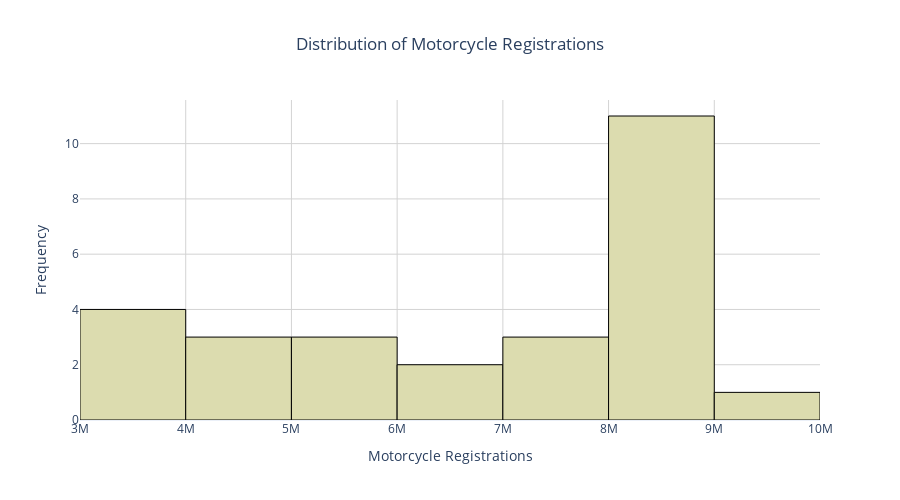

Notebook source saved alongside this figure:
### Code cell
''' Create a histogram to visualize the distribution of Motorcycle Registrations '''

# Create histogram
figvr3 = px.histogram(
    registrations,
    x="Motorcycle_Registrations",
    nbins=8,
    title="Distribution of Motorcycle Registrations",
    color_discrete_sequence=[colors["registrations"]]
)

# Customize layout
figvr3.update_layout(
    template="plotly_white",
    title_x=0.5,
    xaxis_title="Motorcycle Registrations",
    yaxis_title="Frequency",
    xaxis=dict(showgrid=True, gridcolor="lightgray"),
    yaxis=dict(showgrid=True, gridcolor="lightgray"),
    hovermode="x unified",
    height=500
)

figvr3.update_traces(marker_line_color="black", marker_line_width=1, opacity=1)

figvr3.show()

### Figure 1 — Plotly figure (JSON) as saved in the notebook; plotly's stock layout.template omitted (floating-point values rounded to 4 significant figures)
{"data": [{"bingroup": "x", "hovertemplate": "Motorcycle_Registrations=%{x}<br>count=%{y}<extra></extra>", "legendgroup": "", "marker": {"color": "#DCDCAF", "line": {"color": "black", "width": 1}, "pattern": {"shape": ""}}, "name": "", "nbinsx": 8, "opacity": 1, "orientation": "v", "showlegend": false, "type": "histogram", "x": [3767000.0, 3871000.0, 3826000.0, 3879000.0, 4152000.0, 4346000.0, 4903000.0, 5004000.0, 5370000.0, 5781000.0, 6227000.0, 6679000.0, 7138000.0, 7753000.0, 7930000.0, 8010000.0, 8438000.0, 8455000.0, 8405000.0, 8418000.0, 8601000.0, 8679000.0, 8664000.0, 8660000.0, 8596000.0, 8347000.0, 9881000.0], "xaxis": "x", "yaxis": "y"}], "layout": {"barmode": "relative", "height": 500, "hovermode": "x unified", "legend": {"tracegroupgap": 0}, "title": {"text": "Distribution of Motorcycle Registrations", "x": 0.5}, "xaxis": {"anchor": "y", "domain": [0, 1], "gridcolor": "lightgray", "showgrid": true, "title": {"text": "Motorcycle Registrations"}}, "yaxis": {"anchor": "x", "domain": [0, 1], "gridcolor": "lightgray", "showgrid": true, "title": {"text": "Frequency"}}}}
